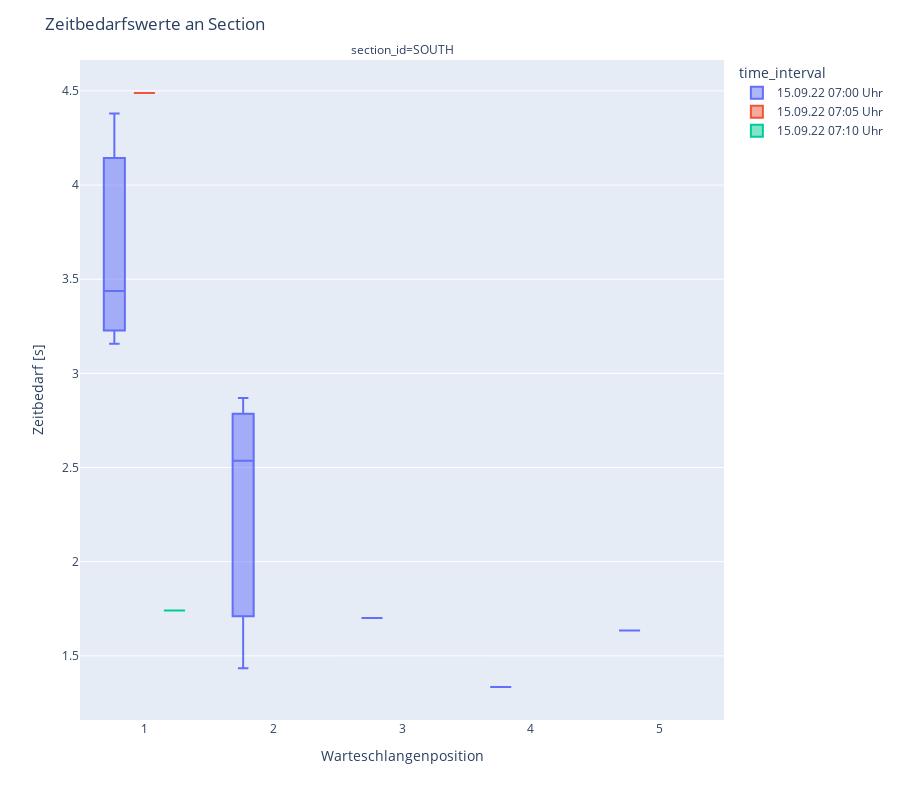

Notebook code for this chart:
### Markdown cell above
## Berechne Zeitbedarfswerte

### Code cell
zb_calculator = ZeitbedarfsProcessor(CONFIG, events)
events_zb = zb_calculator.calculate_zbw(max_zb_value=5)
zb_calculator.plot_zb(color="time_interval", facet_col="section_id")

### Figure 1 — Plotly figure (JSON) as saved in the notebook; plotly's stock layout.template omitted (floating-point values rounded to 4 significant figures)
{"data": [{"alignmentgroup": "True", "hovertemplate": "time_interval=15.09.22 07:00 Uhr<br>section_id=SOUTH<br>queue_position=%{x}<br>time_diff_sec=%{y}<extra></extra>", "legendgroup": "15.09.22 07:00 Uhr", "marker": {"color": "#636efa"}, "name": "15.09.22 07:00 Uhr", "notched": false, "offsetgroup": "15.09.22 07:00 Uhr", "orientation": "v", "showlegend": true, "type": "box", "x": [1, 2, 1, 2, 1, 2, 3, 4, 5], "x0": " ", "xaxis": "x", "y": [3.437, 2.87, 3.158, 2.536, 4.38, 1.435, 1.702, 1.335, 1.635], "y0": " ", "yaxis": "y"}, {"alignmentgroup": "True", "hovertemplate": "time_interval=15.09.22 07:05 Uhr<br>section_id=SOUTH<br>queue_position=%{x}<br>time_diff_sec=%{y}<extra></extra>", "legendgroup": "15.09.22 07:05 Uhr", "marker": {"color": "#EF553B"}, "name": "15.09.22 07:05 Uhr", "notched": false, "offsetgroup": "15.09.22 07:05 Uhr", "orientation": "v", "showlegend": true, "type": "box", "x": [1], "x0": " ", "xaxis": "x", "y": [4.489], "y0": " ", "yaxis": "y"}, {"alignmentgroup": "True", "hovertemplate": "time_interval=15.09.22 07:10 Uhr<br>section_id=SOUTH<br>queue_position=%{x}<br>time_diff_sec=%{y}<extra></extra>", "legendgroup": "15.09.22 07:10 Uhr", "marker": {"color": "#00cc96"}, "name": "15.09.22 07:10 Uhr", "notched": false, "offsetgroup": "15.09.22 07:10 Uhr", "orientation": "v", "showlegend": true, "type": "box", "x": [1], "x0": " ", "xaxis": "x", "y": [1.74], "y0": " ", "yaxis": "y"}], "layout": {"annotations": [{"font": {}, "showarrow": false, "text": "section_id=SOUTH", "x": 0.5, "xanchor": "center", "xref": "paper", "y": 1, "yanchor": "bottom", "yref": "paper"}], "boxmode": "group", "height": 800, "legend": {"title": {"text": "time_interval"}, "tracegroupgap": 0}, "margin": {"t": 60}, "title": {"text": "Zeitbedarfswerte an Section "}, "xaxis": {"anchor": "y", "domain": [0, 1], "title": {"text": "Warteschlangenposition"}}, "yaxis": {"anchor": "x", "domain": [0, 1], "title": {"text": "Zeitbedarf [s]"}}}}
